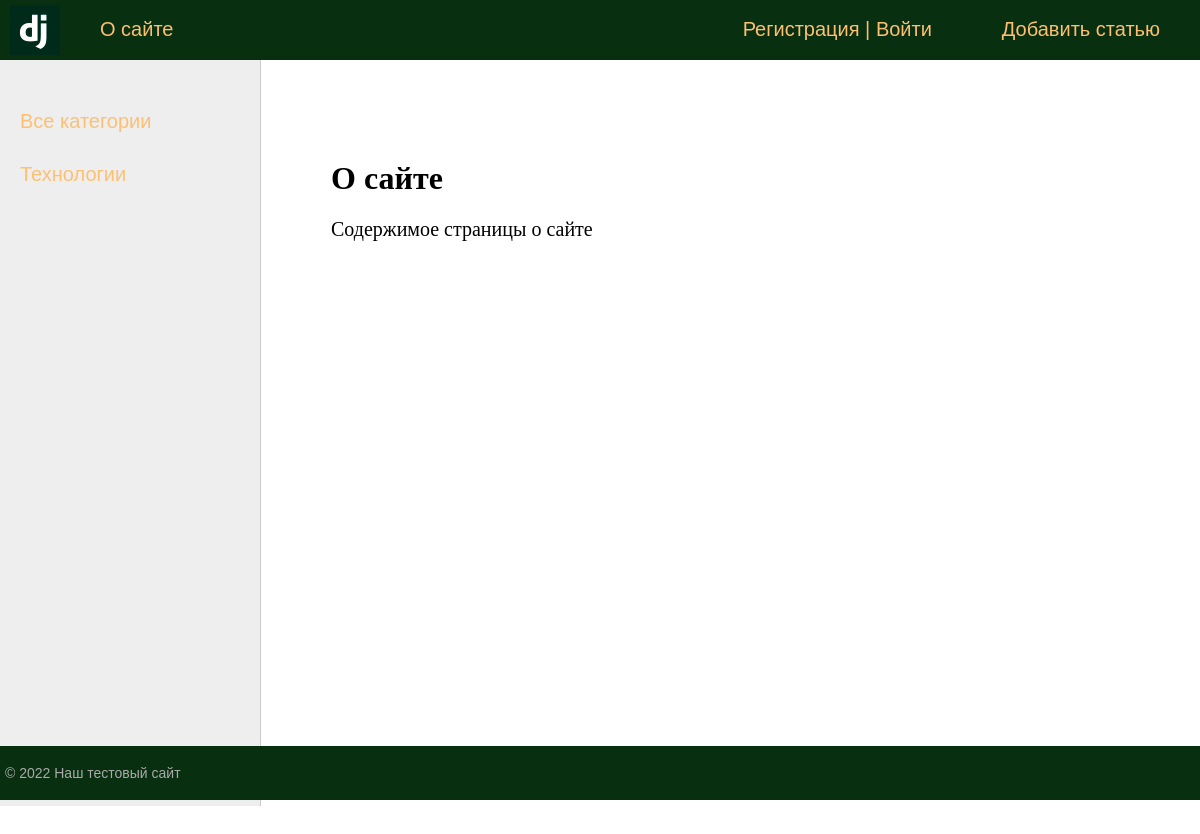
Page /about/ on the earlier database version.
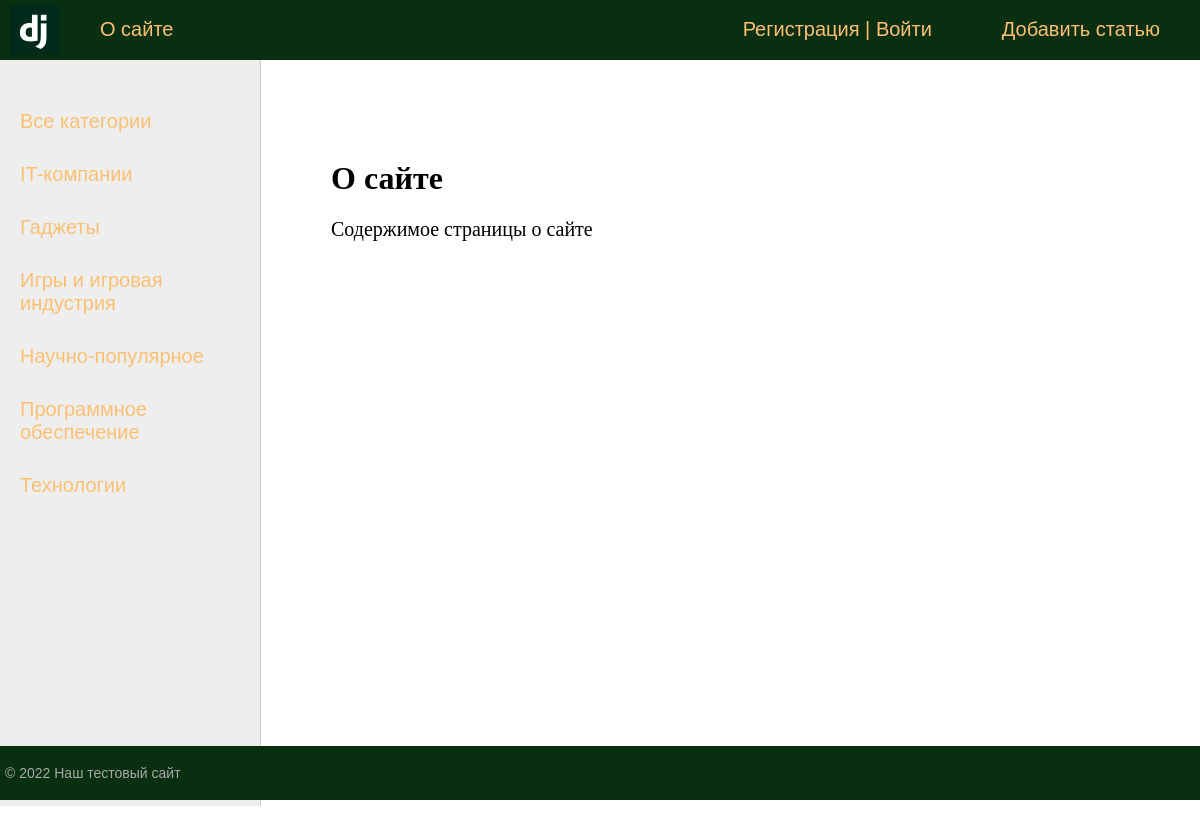
Same page on the later database version.
### blog/models.py (models this page shows, shortened)
class Category(models.Model):
    name = models.CharField(max_length=100, db_index=True)
    slug = models.SlugField(max_length=255, unique=True, db_index=True, verbose_name='URL')
    def get_absolute_url(self):
        return reverse('category', kwargs={'cat_id': self.pk})
    class Meta:
        verbose_name = 'Категория'
        verbose_name_plural = 'Категории'
        ordering = ['id', 'name']

### blog/views.py (the view)
# urls.py: path('about/', about, name='about'),
def about(request):
    return render(request, 'blog/about.html', {'menu': menu, 'title': 'О сайте'})

### blog/templatetags/blog_tags.py (called while the page is built)
@register.inclusion_tag('blog/list_categories.html')
def get_categories(sort=None, cat_selected=0):
    if not sort:
        cats = Category.objects.all()
    else:
        cats = Category.objects.order_by(sort)
    return {"cats": cats, "cat_selected": cat_selected}

### blog/templates/blog/about.html
{% extends 'blog/base.html' %}
{% block content %}
<h1>{{title}}</h1>
<p>Содержимое страницы о сайте
{% endblock %}

### blog/templates/blog/list_categories.html
{% for c in cats %}
    {% if c.pk == cat_selected %}
        <li class="selcted">{{c.name}}</li>
    {% else %}
        <li><a href="{{c.get_absolute_url}}">{{c.name}}</a></li>
    {% endif %}
{% endfor %}

Differences in the rows shown:
added Category: name "IT-компании"
added Category: name "Гаджеты"
added Category: name "Игры и игровая индустрия"
added Category: name "Научно-популярное"
added Category: name "Программное обеспечение"
